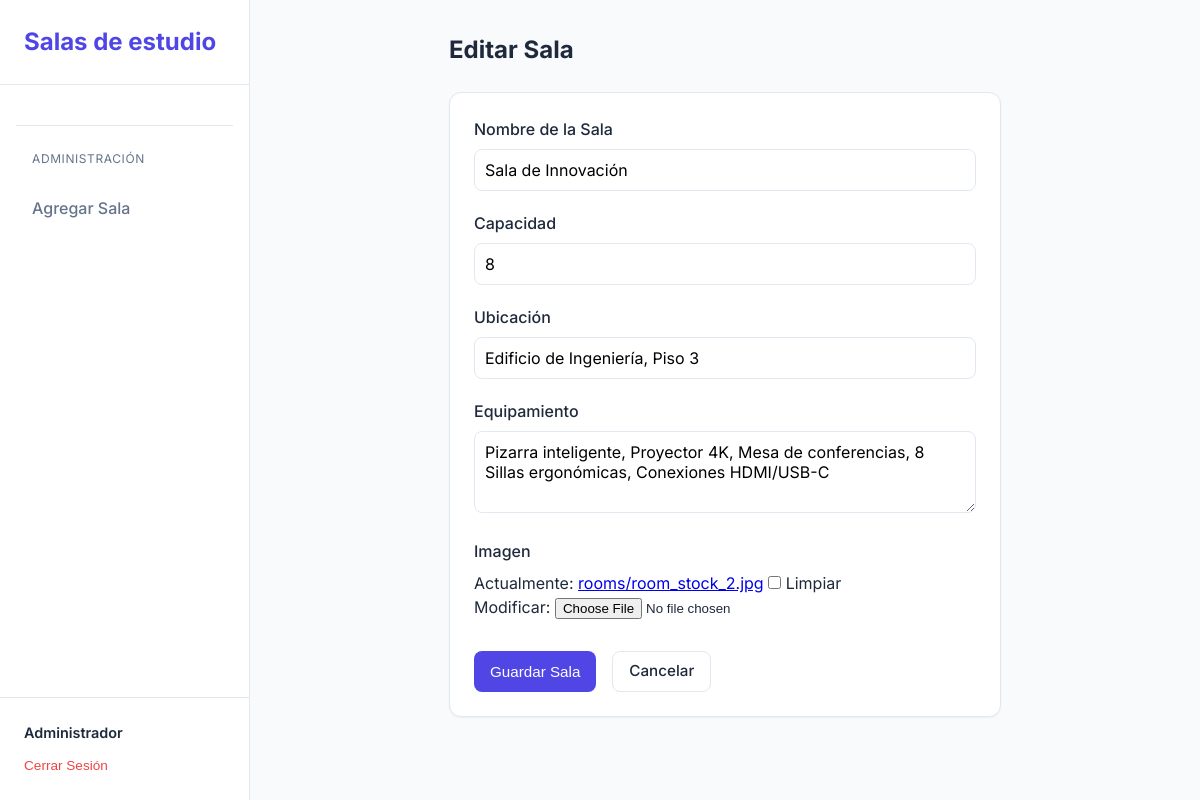
Page /room/2/edit/ (signed in) on the committed database.
### reservations/models.py (models this page shows, shortened)
class User(AbstractUser):
    email = models.EmailField(_('dirección de correo'), unique=True, validators=[validate_institutional_email])
    USERNAME_FIELD = 'email'
    REQUIRED_FIELDS = ['username']
    @property
    def role_name(self):
        if self.is_staff:
            return "Administrador"
        if self.groups.filter(name='Profesor').exists():
            return "Profesor"
        return "Estudiante"

class Room(models.Model):
    name = models.CharField(max_length=100, verbose_name="Nombre")
    capacity = models.PositiveIntegerField(verbose_name="Capacidad")
    location = models.CharField(max_length=100, verbose_name="Ubicación")
    equipment = models.TextField(help_text="Lista de equipamiento separado por comas", verbose_name="Equipamiento")
    image = models.ImageField(upload_to='rooms/', blank=True, null=True, verbose_name="Imagen de la Sala")

### reservations/views.py (the view)
# urls.py: path('room/<int:pk>/edit/', views.RoomUpdateView.as_view(), name='room_edit'),
class RoomUpdateView(LoginRequiredMixin, UserPassesTestMixin, UpdateView):
    model = Room
    form_class = RoomForm
    template_name = 'reservations/room_form.html'
    success_url = reverse_lazy('home')
    def test_func(self):
        return self.request.user.is_staff

### reservations/forms.py
class RoomForm(forms.ModelForm):
    class Meta:
        model = Room
        fields = ['name', 'capacity', 'location', 'equipment', 'image']
        labels = {
            'name': 'Nombre de la Sala',
            'capacity': 'Capacidad',
            'location': 'Ubicación',
            'equipment': 'Equipamiento',
            'image': 'Imagen',
        }
        widgets = {
            'name': forms.TextInput(attrs={'class': 'form-control'}),
            'capacity': forms.NumberInput(attrs={'class': 'form-control'}),
            'location': forms.TextInput(attrs={'class': 'form-control'}),
            'equipment': forms.Textarea(attrs={'class': 'form-control', 'rows': 3, 'placeholder': 'Ej: Pizarra, TV, Proyector'}),
        }

### reservations/templates/reservations/room_form.html (shortened to what this page needs)
{% extends 'reservations/base.html' %}
{% block content %}
<div class="container" style="max-width: 600px;">
    <h1 class="section-title">{% if form.instance.pk %}Editar Sala{% else %}Agregar Nueva Sala{% endif %}</h1>
    <div class="card">
        <div class="card-body">
            <form method="post" enctype="multipart/form-data">
                {% for field in form %}
                <div class="form-group">
                    <label for="{{ field.id_for_label }}" class="form-label">{{ field.label }}</label>
                    {{ field }}
                </div>
                {% endfor %}
                <div style="display: flex; gap: 1rem; margin-top: 2rem;">
                    <button type="submit" class="btn btn-primary">Guardar Sala</button>
                    <a href="{% url 'home' %}" class="btn btn-secondary">Cancelar</a>
                </div>
            </form>
        </div>
    </div>
</div>
{% endblock %}

### reservations/templates/reservations/base.html (shortened to what this page needs)
{% load static %}
<!DOCTYPE html>
<html lang="es">
<head>
    <link rel="stylesheet" href="{% static 'css/style.css' %}">
</head>
<body>
    <div class="layout-container">
        {% if user.is_authenticated %}
        <aside class="sidebar">
            <div class="sidebar-header">
                <a href="{% url 'home' %}" class="logo">Salas de estudio</a>
            </div>
            <nav class="sidebar-nav">
                {% if user.is_staff %}
                <div class="nav-divider"></div>
                <span class="nav-label">Administración</span>
                <a href="{% url 'room_add' %}" class="nav-item">Agregar Sala</a>
                {% endif %}
            </nav>
            <div class="sidebar-footer">
                <div class="user-info">
                    <span class="user-name">{{ user.role_name }}</span>
                    <form action="{% url 'logout' %}" method="post">
                        <button type="submit" class="btn-logout">Cerrar Sesión</button>
                    </form>
                </div>
            </div>
        </aside>
        {% endif %}
        <main class="main-content {% if not user.is_authenticated %}full-width{% endif %}">
            <div class="container">
                {% block content %}
                {% endblock %}
            </div>
        </main>
    </div>
</body>
</html>

### reservations/static/css/style.css (style rules this page uses)
:root { --primary-color: #4f46e5; --primary-hover: #4338ca; --secondary-color: #64748b; --background-color: #f8fafc; --surface-color: #ffffff; --text-main: #1e293b; --text-muted: #64748b; --border-color: #e2e8f0; --error-color: #ef4444; --success-color: #22c55e; --sidebar-width: 250px; --shadow-sm: 0 1px 2px 0 rgb(0 0 0 / 0.05); --shadow-md: 0 4px 6px -1px rgb(0 0 0 / 0.1), 0 2px 4px -2px rgb(0 0 0 / 0.1); --radius-md: 0.5rem; --radius-lg: 0.75rem; }
* { box-sizing: border-box; margin: 0; padding: 0; }
body { font-family: 'Inter', sans-serif; background-color: var(--background-color); color: var(--text-main); line-height: 1.5; min-height: 100vh; }
.layout-container { display: flex; min-height: 100vh; }
.sidebar { width: var(--sidebar-width); background-color: var(--surface-color); border-right: 1px solid var(--border-color); display: flex; flex-direction: column; position: fixed; height: 100vh; left: 0; top: 0; }
.main-content { flex: 1; margin-left: var(--sidebar-width); padding: 2rem; background-color: var(--background-color); min-height: 100vh; }
.sidebar-header { padding: 1.5rem; border-bottom: 1px solid var(--border-color); }
.sidebar-nav { flex: 1; padding: 1.5rem 1rem; display: flex; flex-direction: column; gap: 0.5rem; }
.nav-item { display: block; padding: 0.75rem 1rem; color: var(--text-muted); text-decoration: none; border-radius: var(--radius-md); font-weight: 500; transition: all 0.2s; }
.nav-divider { height: 1px; background-color: var(--border-color); margin: 1rem 0; }
.nav-label { font-size: 0.75rem; text-transform: uppercase; letter-spacing: 0.05em; color: var(--text-muted); margin-bottom: 0.5rem; padding-left: 1rem; }
.sidebar-footer { padding: 1.5rem; border-top: 1px solid var(--border-color); }
.user-info { display: flex; flex-direction: column; gap: 0.5rem; }
.user-name { font-weight: 600; font-size: 0.9rem; }
.btn-logout { background: none; border: none; color: var(--error-color); cursor: pointer; font-size: 0.85rem; padding: 0; text-align: left; }
.logo { font-size: 1.5rem; font-weight: 700; color: var(--primary-color); text-decoration: none; }
.container { max-width: 1200px; margin: 0 auto; padding: 0 1.5rem; }
.btn { display: inline-flex; align-items: center; justify-content: center; padding: 0.5rem 1rem; border-radius: var(--radius-md); font-weight: 500; text-decoration: none; cursor: pointer; transition: all 0.2s; border: none; font-size: 0.95rem; }
.btn-primary { background-color: var(--primary-color); color: white; }
.btn-secondary { background-color: white; border: 1px solid var(--border-color); color: var(--text-main); }
.card { background-color: var(--surface-color); border-radius: var(--radius-lg); box-shadow: var(--shadow-sm); border: 1px solid var(--border-color); overflow: hidden; transition: transform 0.2s, box-shadow 0.2s; }
.card-body { padding: 1.5rem; }
.form-group { margin-bottom: 1.25rem; }
.form-label { display: block; margin-bottom: 0.5rem; font-weight: 500; color: var(--text-main); }
.form-control { width: 100%; padding: 0.625rem; border: 1px solid var(--border-color); border-radius: var(--radius-md); font-family: inherit; font-size: 1rem; transition: border-color 0.2s; }
.section-title { font-size: 1.5rem; font-weight: 700; color: var(--text-main); margin-bottom: 1.5rem; }

### rows in the picture
User: role_name "Administrador"
Room: form "Sala de Innovación" "8" "Edificio de Ingeniería, Piso 3" "Pizarra inteligente, Proyector 4K, Mesa de conferencias, 8 Sillas ergonómicas, Conexiones HDMI/USB-C"

### other values in the picture
{{ field.label }} "Nombre de la Sala" "Capacidad" "Ubicación" "Equipamiento" "Imagen"
